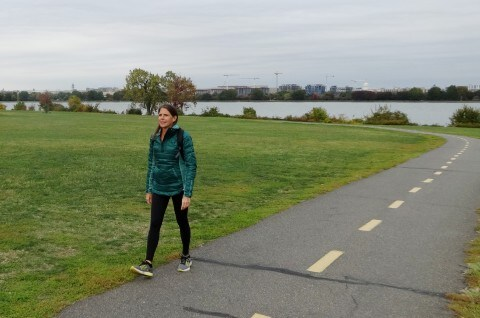
#> input picture images/sample.jpg, 480 x 318 px
$ python Multi_Otsu_Thresholding.py
#> lines starting #> are read from the running program, lines starting #| are printed output that depends on the picture
import matplotlib
import matplotlib.pyplot as plt
import numpy as np

from skimage import io
from skimage.color import rgb2gray
from skimage.filters import threshold_multiotsu

# Setting the font size for all plots.
matplotlib.rcParams['font.size'] = 9

# The input image.
image = io.imread("images/sample.jpg")
#> image is the input picture: shape (318, 480, 3); mean R, G, B 133.8, 140.1, 118.2
image = rgb2gray(image)
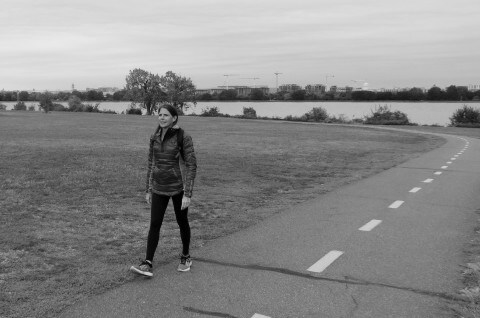
#> image: shape (318, 480) float64; min 0, max 0.92, mean 0.538

# Applying multi-Otsu threshold for the default value, generating
# three classes.
thresholds = threshold_multiotsu(image)
#> thresholds = [0.365, 0.638]

# Using the threshold values, we generate the three regions.
regions = np.digitize(image, bins=thresholds)
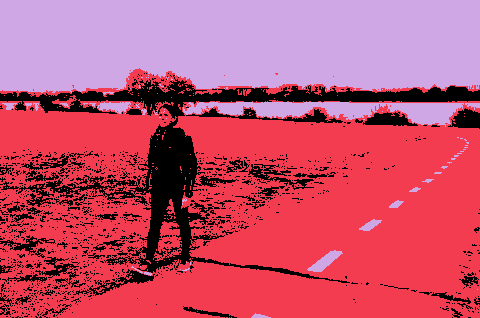
#> regions: shape (318, 480) int64; 3 distinct labels, from 0 to 2; one colour per label, 0 black

fig, ax = plt.subplots(nrows=1, ncols=3, figsize=(10, 3.5))

# Plotting the original image.
ax[0].imshow(image, cmap='gray')
ax[0].set_title('Original')
ax[0].axis('off')

# Plotting the histogram and the two thresholds obtained from
# multi-Otsu.
ax[1].hist(image.ravel(), bins=255)
ax[1].set_title('Histogram')
for thresh in thresholds:
    ax[1].axvline(thresh, color='r')
#> this loop made 2 passes
#> thresh on passes 1 to 2: 0.365, 0.638

# Plotting the Multi Otsu result.
ax[2].imshow(regions, cmap='Accent')
ax[2].set_title('Multi-Otsu result')
ax[2].axis('off')

plt.subplots_adjust()

plt.show()
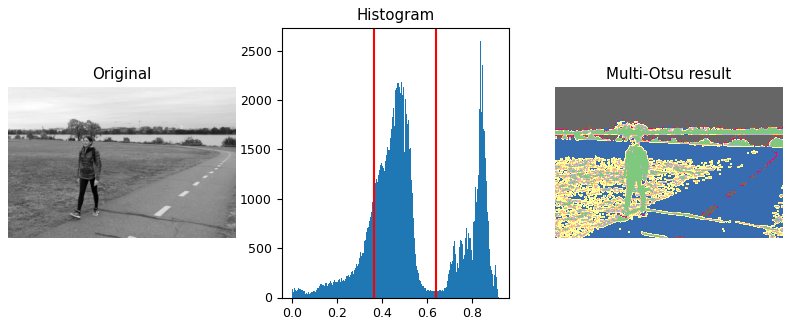
#> figure drawn by matplotlib, 3 panels; panel 2: tallest bar 2599 high, from x = 0.837 to 0.84

$ run again, with images/library1.jpg copied over images/sample.jpg
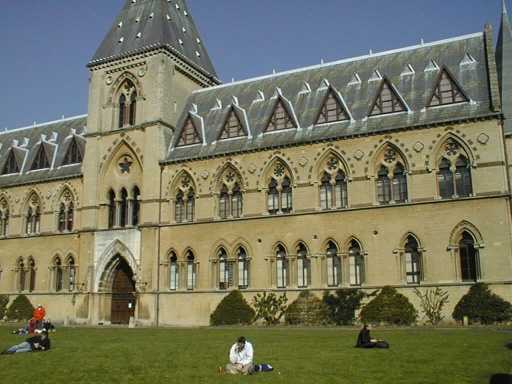
#> input picture images/library1.jpg, 512 x 384 px
#> image is the input picture: shape (384, 512, 3); mean R, G, B 116.2, 117.4, 94.6
#> image: shape (384, 512) float64
#> thresholds = [0.319, 0.519]
#> `regions = np.digitize(image, bins=thresholds)`:
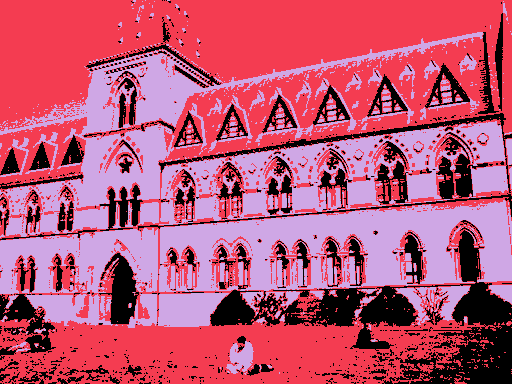
#> regions: shape (384, 512) int64; 3 distinct labels, from 0 to 2; one colour per label, 0 black
#> the loop `for thresh in thresholds:` made 2 passes
#> thresh on passes 1 to 2: 0.319, 0.519
#> `plt.show()`:
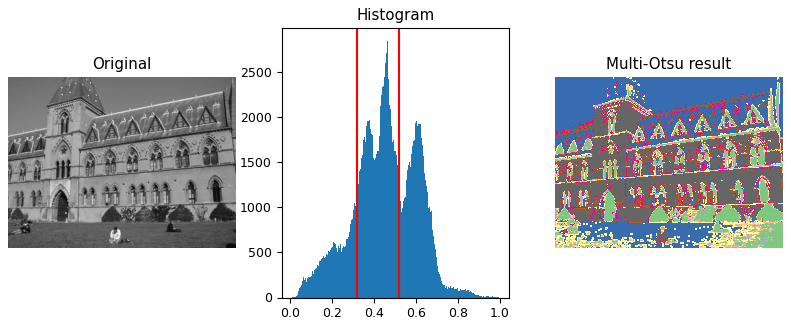
#> figure drawn by matplotlib, 3 panels; panel 2: tallest bar 2841 high, from x = 0.461 to 0.465
